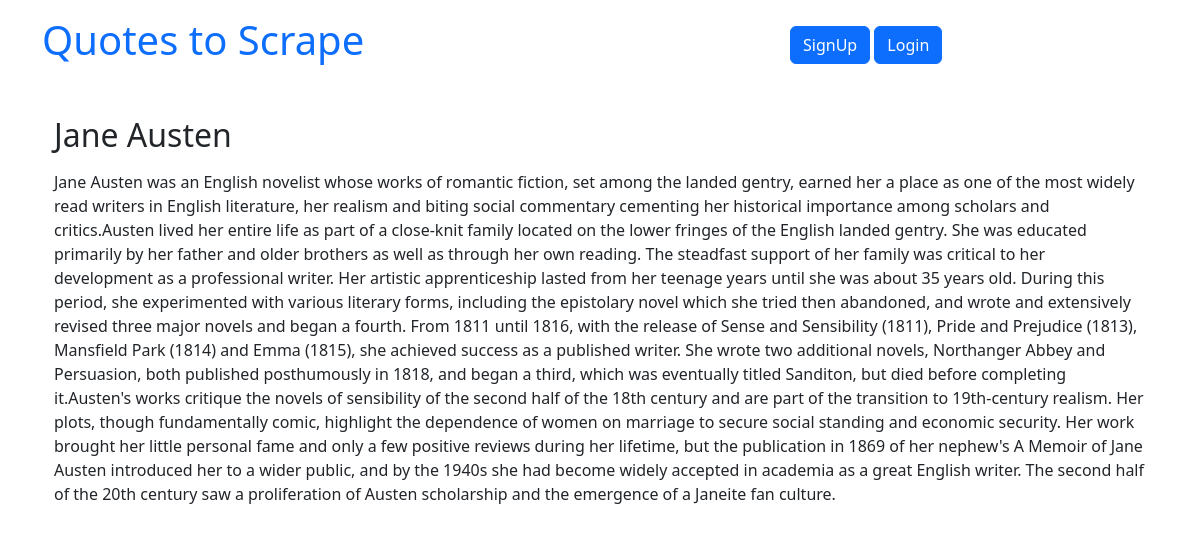
The page /author/8 on the database its author committed.
### quotes/models.py (models this page shows, shortened)
class Author(models.Model):
    fullname = models.CharField(max_length=50)
    born_date = models.CharField(max_length=50)
    born_location = models.CharField(max_length=100)
    description = models.TextField()
    created_at = models.DateTimeField(auto_now_add=True)

### quotes/views.py (the view)
# urls.py: path('author/<int:id>', views.author_info, name="author_info"), #quotes:author_info
def author_info(request, id):
    author = Author.objects.get(pk=id)
    return render(request, 'quotes/author_info.html', context={'author':author})

### quotes/templates/quotes/author_info.html
{% extends 'quotes/base.html' %}
{% block content %}
    <div class="container mt-3" >
        <h2>{{ author.fullname }}</h2>
    </div>
    <div class="container mt-3" >
        <p>{{author.description}}</p>
    </div>
{% endblock %}

### rows shown on the page
Author: fullname "Jane Austen", description "Jane Austen was an English novelist whose works of romantic fiction, set among the landed gentry, earned her a place as one of the most widely read writers in English literature, her realism and biting social commentary cementing her historical importance among scholars and critics.Austen lived her entire life as part of a close-knit family located on the lower fringes of the English landed gentry. She was educated primarily by her father and older brothers as well as through her own reading. The steadfast support of her family was critical to her development as a professional writer. Her artistic apprenticeship lasted from her teenage years until she was about 35 years old. During this…"
